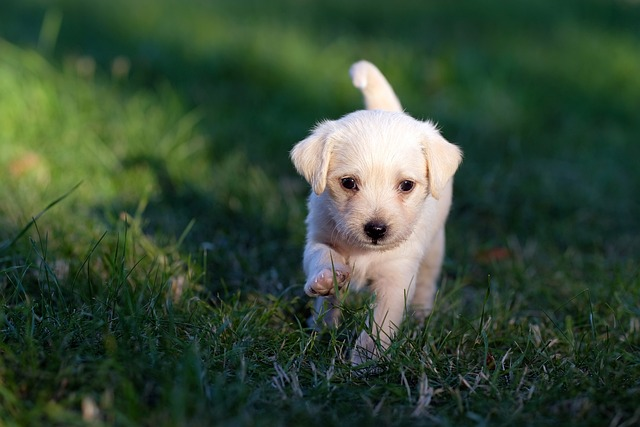
#> input picture puppy.jpg, 640 x 427 px
$ jupyter execute Scipy.ipynb   (shell and % lines are left out)
#> lines starting #> are read from the running program, lines starting #| are printed output that depends on the picture
[cell 1]
import matplotlib.pyplot as plt
import numpy as np
from scipy.ndimage import gaussian_filter
from scipy import ndimage
import imageio.v2 as imageio

[cell 2]
# 1. Вибір зображення
image = imageio.imread('puppy.jpg')
#> image is the input picture: shape (427, 640, 3); mean R, G, B 54.5, 75.2, 54.5

plt.imshow(image)
plt.title('Original Image')
plt.axis('off')
plt.show()

[cell 3]
# 2. Збільшити контрастність зображення
contrast_image = np.clip(image, 50, 200)  # мінімум і максимум кольорових значень
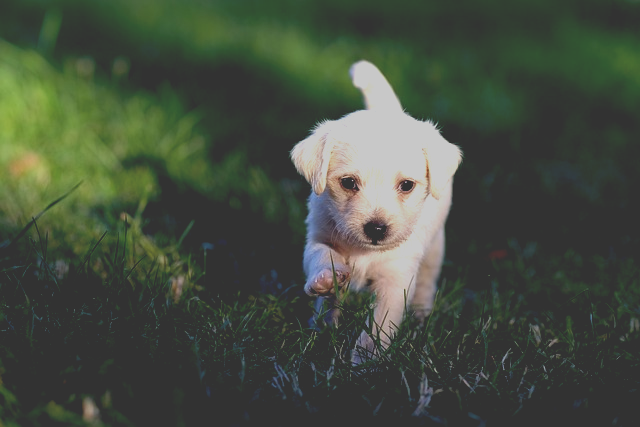
#> contrast_image: shape (427, 640, 3); mean R, G, B 69.8, 78.2, 64.7
plt.imshow(contrast_image)
plt.title('Enhanced Contrast and Resized Image')
plt.axis('off')
plt.show()

[cell 4]
# 3. Розбити зображення на окремі кольорові компоненти (R, G, B)
colors = ['Reds', 'Greens', 'Blues']
for i, color in enumerate(colors):
    plt.imshow(image[:,:,i], cmap=color)
    plt.title(f'{color[:-1]} Channel')
    plt.axis('off')
    plt.show()
#> this loop made 3 passes
#> pass 1, `plt.show()`:
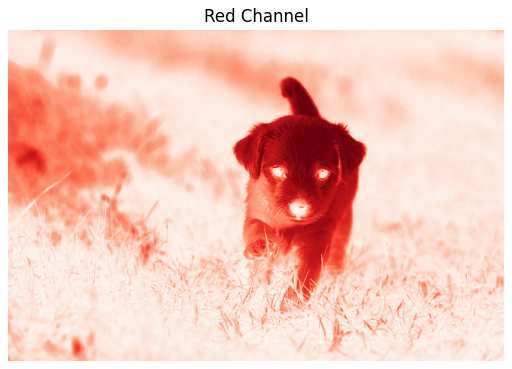
#> figure drawn by matplotlib, 1 panel
#> pass 2, `plt.show()`:
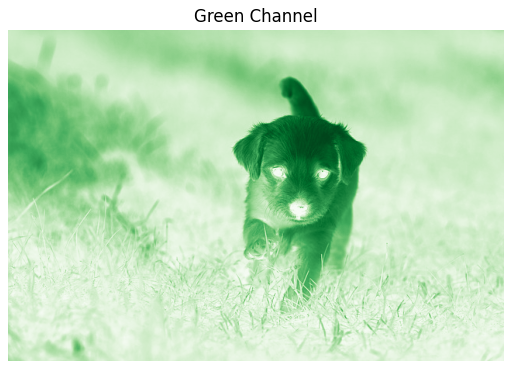
#> figure drawn by matplotlib, 1 panel

[cell 5]
# 4. Трансформувати зображення в чорно-біле
gray_image = np.dot(image[...,:3], [0.2989, 0.5870, 0.1140])
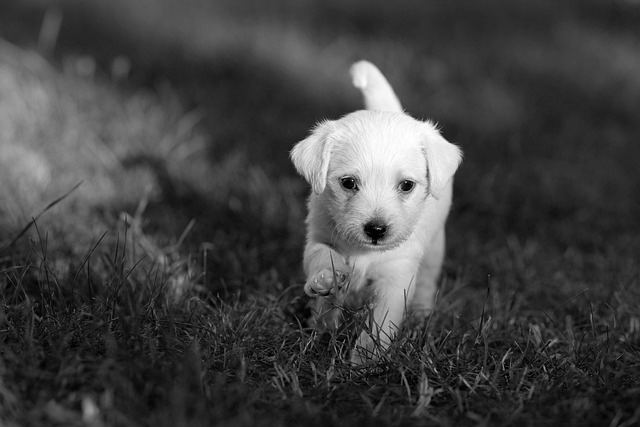
#> gray_image: shape (427, 640) float64; min 0, max 254.7, mean 66.7
plt.imshow(gray_image, cmap='gray')
plt.title('Grayscale Image')
plt.axis('off')
plt.show()

[cell 6]
# 5. Розмити зображення
blurred_image = gaussian_filter(gray_image, sigma=2)
plt.imshow(blurred_image, cmap='gray')
plt.title('Blurred Image')
plt.axis('off')
plt.show()

[cell 7]
# 6. Edge detection (використовуючи фільтр Собеля)
sx = ndimage.sobel(blurred_image, axis=0, mode='constant')
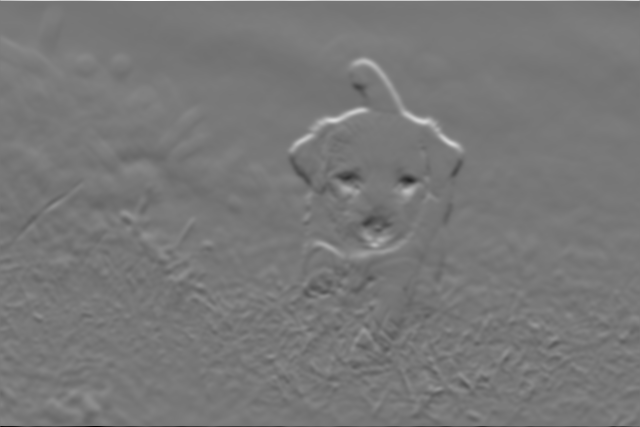
#> sx: shape (427, 640) float64; min -326.2, max 363.8, mean -0.2; drawn with min black and max white
sy = ndimage.sobel(blurred_image, axis=1, mode='constant')
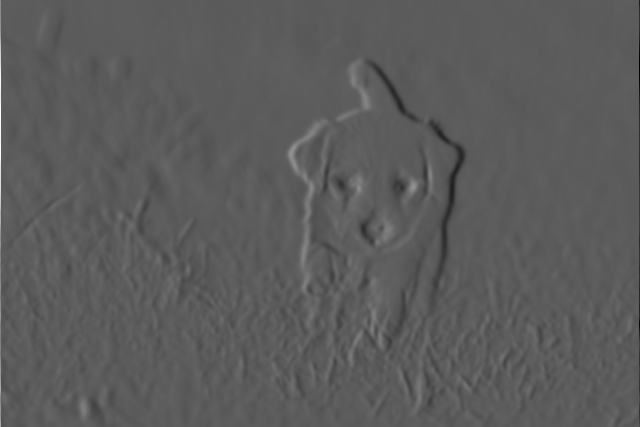
#> sy: shape (427, 640) float64; min -344.5, max 611.4, mean -0.2; drawn with min black and max white
edges = np.hypot(sx, sy)
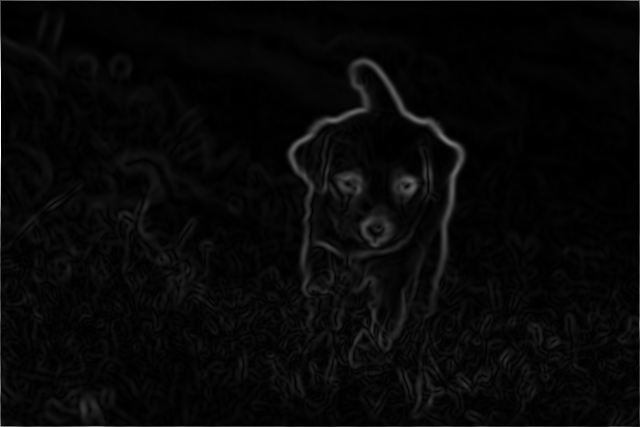
#> edges: shape (427, 640) float64; min 0.00895, max 611.4, mean 19.4; drawn with min black and max white
plt.imshow(edges, cmap='gray')
plt.title('Edge Detection')
plt.axis('off')
plt.show()
